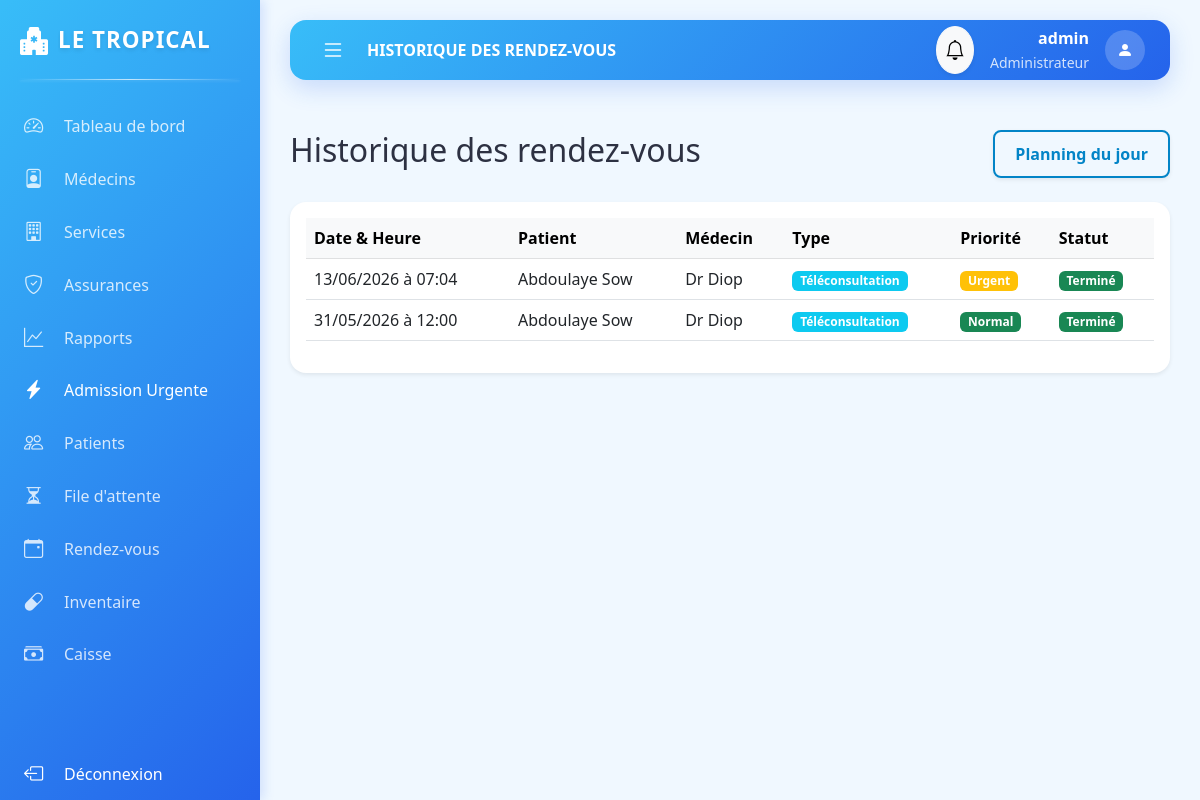
The page /rdvs/historique (signed in) on the database as committed earlier.
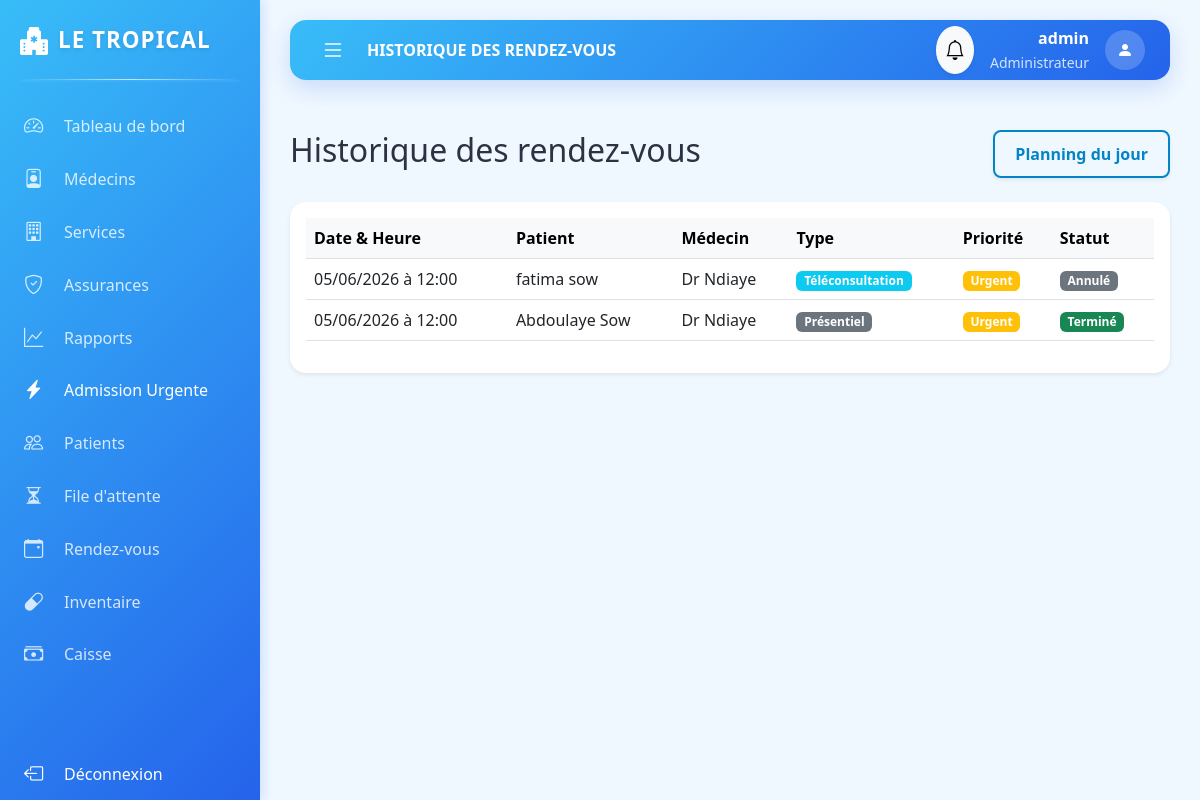
The same page on the database as committed later.
### app/models.py (models this page shows)
class Utilisateur(db.Model, UserMixin):
    id = db.Column(db.Integer, primary_key=True)
    username = db.Column(db.String(50), unique=True, nullable=False)
    password = db.Column(db.String(100), nullable=False)
    role = db.Column(db.String(20), nullable=False) # Admin, Medecin, Patient, Pharmacien, Receptionniste
    date_creation = db.Column(db.DateTime, default=datetime.utcnow)
    patient_id = db.Column(db.Integer, db.ForeignKey('patient.id'), nullable=True)
    patient = db.relationship('Patient', backref=db.backref('user', uselist=False))
    medecin_id = db.Column(db.Integer, db.ForeignKey('medecin.id'), nullable=True)
    medecin = db.relationship('Medecin', backref=db.backref('user', uselist=False))

class RendezVous(db.Model):
    id = db.Column(db.Integer, primary_key=True)
    date_rdv = db.Column(db.Date, nullable=False)
    heure_rdv = db.Column(db.Time, nullable=False)
    statut = db.Column(db.String(20), default='Programmé') # Programmé, Annulé, Terminé, Urgence
    type_rdv = db.Column(db.String(20), default='Présentiel') # Présentiel, Téléconsultation
    priorite = db.Column(db.Integer, default=1)
    degre_urgence = db.Column(db.String(20), default='Normal') # Normal, Moyen, Critique (Triage)
    patient_id = db.Column(db.Integer, db.ForeignKey('patient.id'), nullable=False)
    medecin_id = db.Column(db.Integer, db.ForeignKey('medecin.id'), nullable=False)
    service_id = db.Column(db.Integer, db.ForeignKey('service.id'), nullable=True)
    centre_id = db.Column(db.Integer, db.ForeignKey('centre.id'), nullable=True)
    consultation = db.relationship('Consultation', backref='rdv', uselist=False)

class Patient(db.Model):
    id = db.Column(db.Integer, primary_key=True)
    nom = db.Column(db.String(50), nullable=False)
    prenom = db.Column(db.String(50), nullable=False)
    date_naissance = db.Column(db.Date, nullable=False)
    sexe = db.Column(db.String(10))
    adresse = db.Column(db.String(200))
    telephone = db.Column(db.String(20))
    email = db.Column(db.String(120))
    centre_id = db.Column(db.Integer, db.ForeignKey('centre.id'), nullable=True)
    assurance_id = db.Column(db.Integer, db.ForeignKey('assurance.id'), nullable=True)
    assurance = db.relationship('Assurance', backref='patients')
    dossier = db.relationship('DossierMedical', backref='patient', uselist=False)
    rdvs = db.relationship('RendezVous', backref='patient', lazy=True)
    file_attente = db.relationship('FileAttente', backref='patient', lazy=True)

class Medecin(db.Model):
    id = db.Column(db.Integer, primary_key=True)
    nom = db.Column(db.String(50), nullable=False)
    prenom = db.Column(db.String(50), nullable=False)
    specialite = db.Column(db.String(100))
    telephone = db.Column(db.String(20))
    teleconsult_active = db.Column(db.Boolean, default=False)
    service_id = db.Column(db.Integer, db.ForeignKey('service.id'), nullable=False)
    centre_id = db.Column(db.Integer, db.ForeignKey('centre.id'), nullable=True)
    centre = db.relationship('Centre', backref='medecins')
    rdvs = db.relationship('RendezVous', backref='medecin', lazy=True)
    dispos = db.relationship('Disponibilite', backref='medecin', lazy=True)

### app/routes.py (the view)
@main.route("/rdvs/historique")
@login_required
def historique_rdvs():
    if current_user.role == 'Pharmacien': return redirect(url_for('main.dashboard'))
    query = RendezVous.query.filter(RendezVous.statut.in_(['Terminé', 'Annulé']))
    if current_user.role == 'Patient': rdvs = query.filter_by(patient_id=current_user.patient_id)
    elif current_user.role == 'Medecin': rdvs = query.filter_by(medecin_id=current_user.medecin_id)
    else: rdvs = query
    rdvs = rdvs.order_by(RendezVous.date_rdv.desc(), RendezVous.heure_rdv.desc()).all()
    return render_template('rdvs.html', rdvs=rdvs, title="Historique des rendez-vous", is_historique=True)

### app/__init__.py (called while the page is built)
def create_app(config_class=Config):
    app = Flask(__name__)
    app.config.from_object(Config)
    db.init_app(app)
    bcrypt.init_app(app)
    login_manager.init_app(app)
    from app.routes import main
    app.register_blueprint(main)
    from app.transfert import transfert_bp
    app.register_blueprint(transfert_bp)
    @app.context_processor
    def inject_now():
        from datetime import datetime
        return {'datetime': datetime}
    return app

### app/models.py (called while the page is built)
@login_manager.user_loader
def load_user(user_id):
    return Utilisateur.query.get(int(user_id))

### app/routes.py (called while the page is built)
@main.app_context_processor
def inject_notifications():
    if current_user.is_authenticated: return dict(unread_notifications=[n for n in current_user.notifications if not n.lu])
    return dict(unread_notifications=[])

### app/templates/rdvs.html (shortened to what this page needs)
{% extends "base.html" %}
{% block content %}
<div class="d-flex justify-content-between align-items-center mb-4">
    <h2>{{ title }}</h2>
    <div>
        {% if is_historique %}
            <a href="{{ url_for('main.list_rdvs') }}" class="btn btn-outline-senegal shadow-sm">Planning du jour</a>
        {% else %}
            <a href="{{ url_for('main.historique_rdvs') }}" class="btn btn-outline-secondary shadow-sm">Voir Historique</a>
            <a href="{{ url_for('main.nouveau_rdv') }}" class="btn btn-senegal shadow-sm">+ Planifier un RDV</a>
        {% endif %}
    </div>
</div>
<div class="card shadow-sm border-0">
    <div class="card-body">
        <table class="table table-hover">
            <thead class="table-light">
                <tr>
                    <th>Date & Heure</th>
                    <th>Patient</th>
                    <th>Médecin</th>
                    <th>Type</th>
                    <th>Priorité</th>
                    <th>Statut</th>
                </tr>
            </thead>
            <tbody>
                {% for rdv in rdvs %}
                <tr>
                    <td>{{ rdv.date_rdv.strftime('%d/%m/%Y') }} à {{ rdv.heure_rdv.strftime('%H:%M') }}</td>
                    <td>{{ rdv.patient.prenom }} {{ rdv.patient.nom }}</td>
                    <td>Dr {{ rdv.medecin.nom }}</td>
                    <td>
                        <span class="badge {{ 'bg-info' if rdv.type_rdv == 'Téléconsultation' else 'bg-secondary' }}">
                            {{ rdv.type_rdv }}
                        </span>
                    </td>
                    <td>
                        {% if rdv.priorite == 3 %}
                            <span class="badge bg-danger">Urgence Vitale</span>
                        {% elif rdv.priorite == 2 %}
                            <span class="badge bg-warning">Urgent</span>
                        {% else %}
                            <span class="badge bg-success">Normal</span>
                        {% endif %}
                    </td>
                    <td>
                        <span class="badge {{ 'bg-success' if rdv.statut == 'Terminé' else 'bg-secondary' if rdv.statut == 'Annulé' else 'bg-warning' if rdv.statut == 'En attente validation' else 'bg-info' }}">
                            {{ rdv.statut }}
                        </span>
                    </td>
                </tr>
                {% else %}
                <tr>
                    <td colspan="{{ 7 if not is_historique else 6 }}" class="text-center text-muted">Aucun rendez-vous trouvé.</td>
                </tr>
                {% endfor %}
            </tbody>
        </table>
    </div>
</div>
{% endblock %}

### app/templates/base.html (shortened to what this page needs)
<!DOCTYPE html>
<html lang="fr">
<head>
    <link href="https://cdn.jsdelivr.net/npm/bootstrap@5.3.0/dist/css/bootstrap.min.css" rel="stylesheet">
    <link rel="stylesheet" href="https://cdn.jsdelivr.net/npm/bootstrap-icons@1.11.0/font/bootstrap-icons.css">
</head>
<body>
    {% if current_user.is_authenticated %}
    <div id="sidebar">
        <div class="sidebar-header">
            <i class="bi bi-hospital-fill text-success fs-3"></i>
            <span class="logo-text">LE TROPICAL</span>
        </div>
            <a href="{{ url_for('main.dashboard') }}" class="menu-item {{ 'active' if request.endpoint == 'main.dashboard' }}">
                <i class="bi bi-speedometer2"></i>
                <span class="menu-text">Tableau de bord</span>
            </a>
            {% if current_user.role == 'Administrateur' %}
            <a href="{{ url_for('main.list_medecins') }}" class="menu-item {{ 'active' if request.endpoint == 'main.list_medecins' }}">
                <i class="bi bi-person-badge"></i>
                <span class="menu-text">Médecins</span>
            </a>
            <a href="{{ url_for('main.list_services') }}" class="menu-item {{ 'active' if request.endpoint == 'main.list_services' }}">
                <i class="bi bi-building"></i>
                <span class="menu-text">Services</span>
            </a>
            <a href="{{ url_for('main.list_assurances') }}" class="menu-item {{ 'active' if request.endpoint == 'main.list_assurances' }}">
                <i class="bi bi-shield-check"></i>
                <span class="menu-text">Assurances</span>
            </a>
            <a href="{{ url_for('main.rapports') }}" class="menu-item {{ 'active' if request.endpoint == 'main.rapports' }}">
                <i class="bi bi-graph-up"></i>
                <span class="menu-text">Rapports</span>
            </a>
            {% endif %}
            {% if current_user.role in ['Administrateur', 'Receptionniste'] %}
            <a href="{{ url_for('main.admission_urgence') }}" class="menu-item {{ 'active' if request.endpoint == 'main.admission_urgence' }} text-danger">
                <i class="bi bi-lightning-charge-fill"></i>
                <span class="menu-text">Admission Urgente</span>
            </a>
            {% endif %}
            {% if current_user.role in ['Administrateur', 'Receptionniste', 'Medecin'] %}
            <a href="{{ url_for('main.list_patients') }}" class="menu-item {{ 'active' if request.endpoint == 'main.list_patients' }}">
                <i class="bi bi-people"></i>
                <span class="menu-text">Patients</span>
            </a>
            {% endif %}
            {% if current_user.role in ['Administrateur', 'Receptionniste'] %}
            <a href="{{ url_for('main.file_attente') }}" class="menu-item {{ 'active' if request.endpoint == 'main.file_attente' }}">
                <i class="bi bi-hourglass-split"></i>
                <span class="menu-text">File d'attente</span>
            </a>
            {% endif %}
            {% if current_user.role not in ['Pharmacien', 'Caissier'] %}
            <a href="{{ url_for('main.list_rdvs') }}" class="menu-item {{ 'active' if request.endpoint == 'main.list_rdvs' }}">
                <i class="bi bi-calendar-event"></i>
                <span class="menu-text">Rendez-vous</span>
            </a>
            {% endif %}
            {% if current_user.role == 'Pharmacien' or current_user.role == 'Administrateur' %}
            <a href="{{ url_for('main.pharmacie_inventaire') }}" class="menu-item {{ 'active' if request.endpoint == 'main.pharmacie_inventaire' }}">
                <i class="bi bi-capsule"></i>
                <span class="menu-text">Inventaire</span>
            </a>
            {% endif %}
            {% if current_user.role in ['Caissier', 'Administrateur'] %}
            <a href="{{ url_for('main.caisse_factures') }}" class="menu-item {{ 'active' if request.endpoint == 'main.caisse_factures' }}">
                <i class="bi bi-cash-stack"></i>
                <span class="menu-text">Caisse</span>
            </a>
            {% endif %}
            <div class="mt-auto pt-5">
                <a href="{{ url_for('main.logout') }}" class="menu-item text-danger">
                    <i class="bi bi-box-arrow-left"></i>
                    <span class="menu-text">Déconnexion</span>
                </a>
            </div>
        </div>
    <div id="main-wrapper">
        <header class="top-navbar">
            <button class="toggle-btn" id="sidebarToggle">
                <i class="bi bi-list"></i>
            </button>
            <div class="ms-3 fw-bold text-uppercase d-none d-md-block">
                {{ title if title else "Portail Santé" }}
            </div>
            <div class="ms-auto d-flex align-items-center">
                <div class="dropdown me-3">
                    <button class="btn btn-light position-relative rounded-circle shadow-sm p-2" type="button" data-bs-toggle="dropdown">
                        <i class="bi bi-bell fs-5"></i>
                    </button>
                </div>
                <div class="text-end me-3 d-none d-sm-block">
                    <div class="fw-bold">{{ current_user.username }}</div>
                    <small class="text-muted">{{ current_user.role }}</small>
                </div>
                <div class="rounded-circle bg-success text-white d-flex align-items-center justify-content-center" style="width: 40px; height: 40px;">
                    <i class="bi bi-person-fill"></i>
                </div>
            </div>
        </header>
        <main class="content-area">
            {% block content %}{% endblock %}
        </main>
    </div>
    {% else %}
    <div class="content-area p-0">
        {% block auth_content %}{% endblock %}
    </div>
    {% endif %}
</body>
</html>

### app/templates/base.html (style rules this page uses)
:root { --primary-gradient: linear-gradient(135deg, #38BDF8 0%, #2563EB 100%); --button-gradient: linear-gradient(135deg, #38BDF8 0%, #2563EB 100%); --bg-light: #F0F8FF; --text-dark: #2D3142; --text-muted: #9C9EAB; --accent-bg: #E0F2FE; --accent-text: #0284C7; --sidebar-width: 260px; --sidebar-collapsed-width: 70px; --top-nav-height: 60px; }
body { background-color: var(--bg-light); overflow-x: hidden; font-family: 'Segoe UI', Tahoma, Geneva, Verdana, sans-serif; color: var(--text-dark); }
h1, h2, h3, h4, h5, h6, .fw-bold { color: var(--text-dark) !important; }
.text-muted { color: var(--text-muted) !important; }
#sidebar { width: var(--sidebar-width); height: 100vh; position: fixed; left: 0; top: 0; z-index: 1000; background: var(--primary-gradient); color: white; transition: all 0.3s ease; box-shadow: 4px 0 10px rgba(37, 99, 235, 0.15); display: flex; flex-direction: column; overflow-y: auto; overflow-x: hidden; }
.sidebar-header { height: 80px; display: flex; align-items: center; padding: 0 20px; margin-bottom: 20px; position: relative; background: transparent; }
.sidebar-header::after { content: ''; position: absolute; bottom: 0; left: 20px; right: 20px; height: 1px; background: linear-gradient(90deg, transparent, rgba(255, 255, 255, 0.7), transparent); box-shadow: 0 1px 3px rgba(255, 255, 255, 0.2); }
.sidebar-header .logo-text { white-space: nowrap; overflow: hidden; font-weight: 800; font-size: 1.4rem; letter-spacing: 1px; margin-left: 10px; transition: opacity 0.2s; color: white; text-shadow: 0 2px 4px rgba(0, 0, 0, 0.1); }
#sidebar .text-success, #sidebar .text-danger { color: white !important; }
.menu-item { padding: 12px 20px; display: flex; align-items: center; color: rgba(255,255,255,0.8); text-decoration: none; transition: all 0.2s; border-left: 4px solid transparent; }
.menu-item i { font-size: 1.2rem; min-width: 30px; }
.menu-text { margin-left: 10px; white-space: nowrap; transition: opacity 0.2s; }
#main-wrapper { margin-left: var(--sidebar-width); transition: all 0.3s ease; min-height: 100vh; display: flex; flex-direction: column; }
.top-navbar { height: var(--top-nav-height); background: var(--primary-gradient); display: flex; align-items: center; padding: 0 25px; box-shadow: 0 8px 24px rgba(37, 99, 235, 0.2); position: sticky; top: 20px; z-index: 999; margin: 20px 30px; border-radius: 16px; color: white; }
.top-navbar .fw-bold, .top-navbar .text-uppercase { color: white !important; }
.top-navbar .text-muted { color: rgba(255, 255, 255, 0.8) !important; }
.top-navbar .bg-success { background: rgba(255, 255, 255, 0.2) !important; color: white !important; }
.toggle-btn { background: none; border: none; font-size: 1.5rem; cursor: pointer; color: white; }
.content-area { padding: 30px; flex-grow: 1; }
.card { background: #FFFFFF; border-radius: 16px; box-shadow: 0 8px 24px rgba(37, 99, 235, 0.08); border: none; transition: transform 0.2s, box-shadow 0.2s; }
.btn-outline-senegal { background-color: transparent; color: var(--accent-text); border: 2px solid var(--accent-text); border-radius: 8px; padding: 10px 20px; font-weight: 600; }

Rows that differ between the two databases and show on the page:
changed RendezVous "Téléconsultation": date_rdv "31/05/2026" → "05/06/2026"; patient.prenom "Abdoulaye" → "fatima"; patient.nom "Sow" → "sow"; medecin.nom "Diop" → "Ndiaye"; statut "Terminé" → "Annulé"; priorite "Normal" → "Urgent"; moves up the list
changed RendezVous "Terminé": date_rdv "13/06/2026" → "05/06/2026"; heure_rdv "07:04" → "12:00"; medecin.nom "Diop" → "Ndiaye"; type_rdv "Téléconsultation" → "Présentiel"
